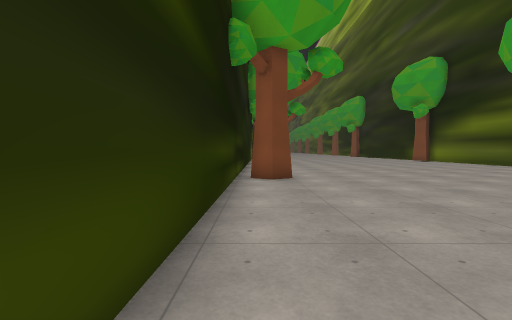
[1] (above)

18 first-person views from a walk through a Godot game level. The camera is 1.3 m above the floor, tilts 2° down and sees 85° across. The floor is counted in squares, 1.55 m on a side. Each view is taken from the middle of a square. On the plan, view 1 faces up. The plan holds only what a view shows up to about 11 squares ahead; the rest is blank. The place goes on beyond the plan. Characters and animated objects are not drawn. Some surface patterns are stand-ins.

[2]
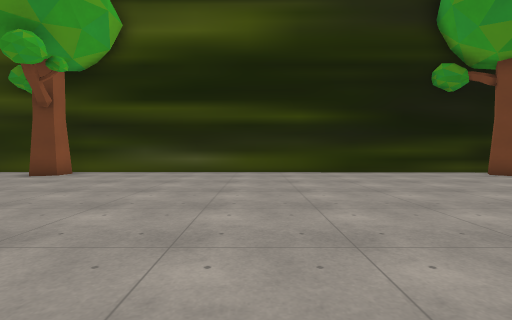

[3]
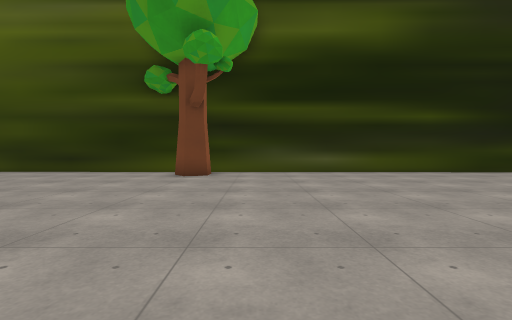

[4]
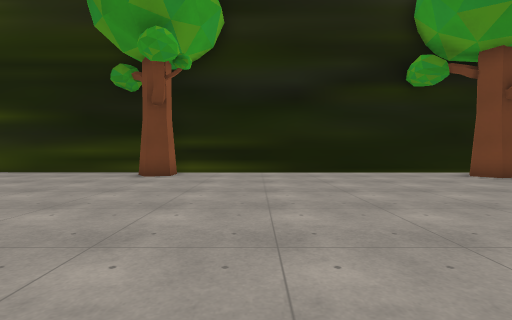

[5]
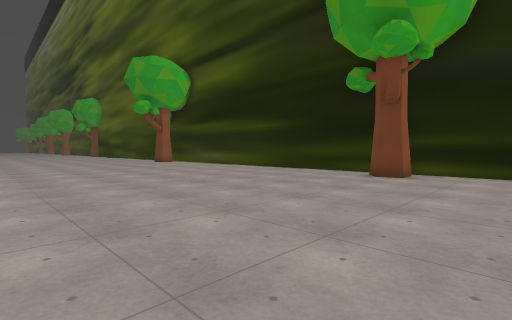

[6]
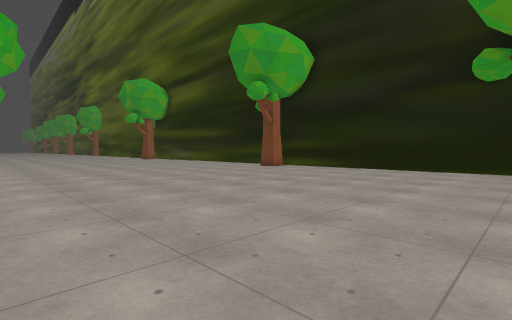

[7]
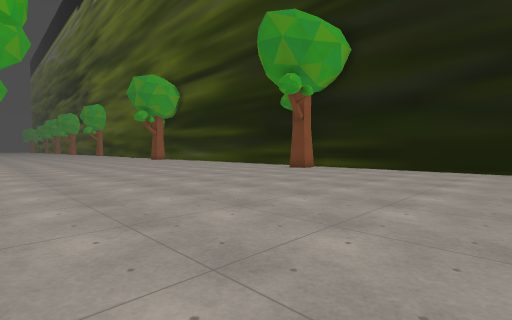

[8]
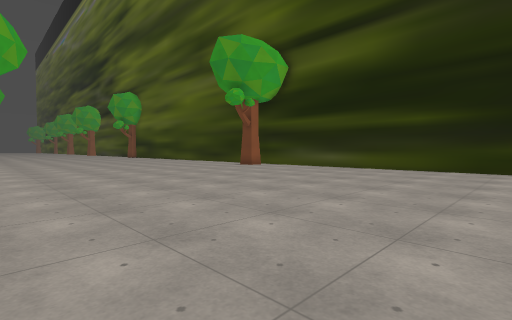

[9]
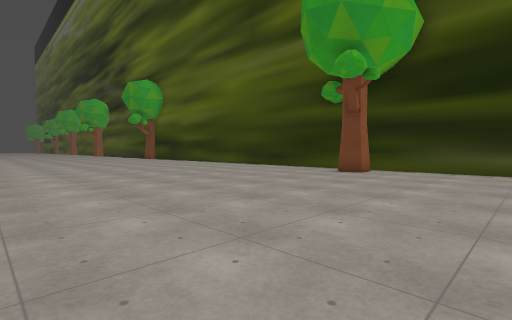

[10]
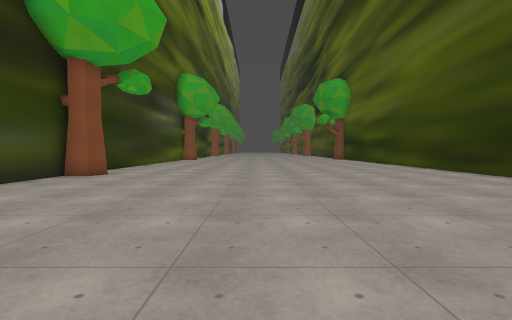

[11]
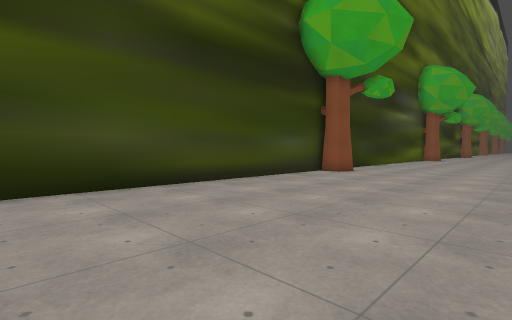

[12]
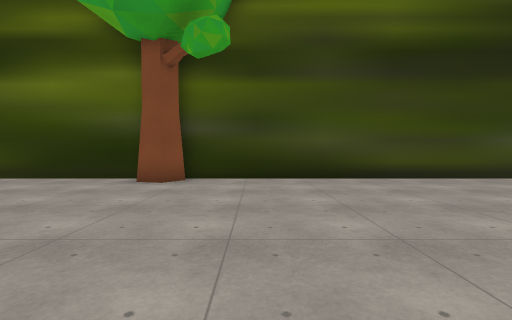

[13]
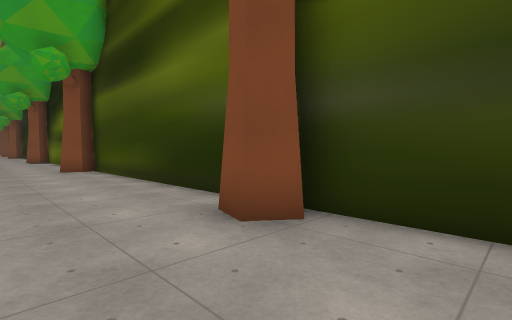

[14]
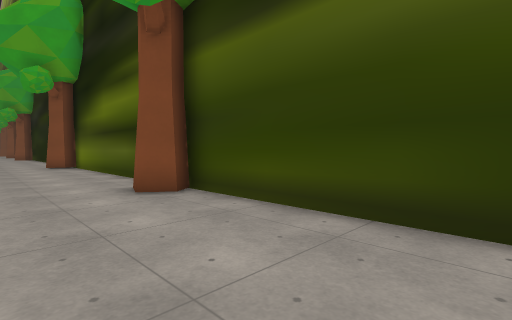

[15]
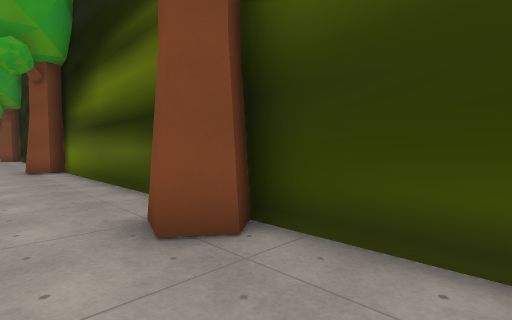

[16]
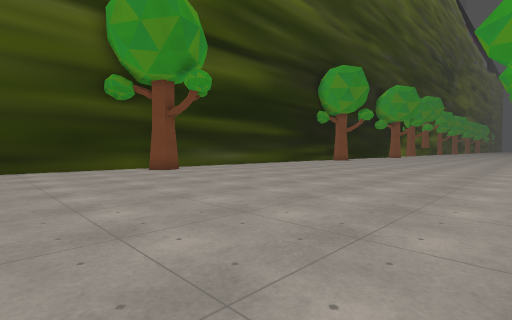

[17]
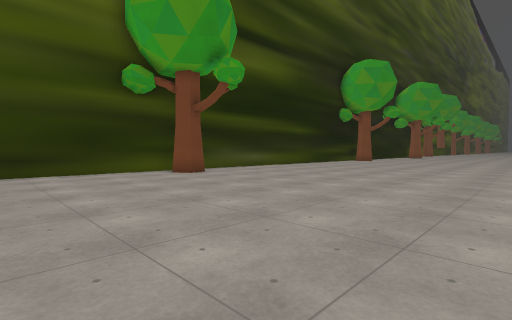

[18]
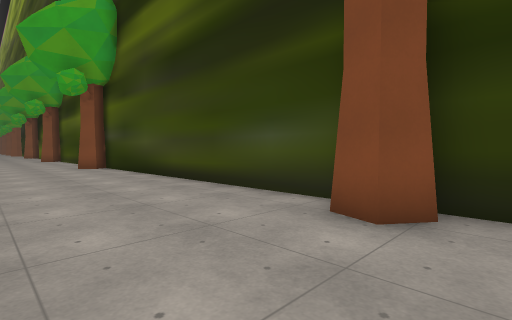

### Floor plan
Points are (right, up) in squares from view 1. A wall is a line through its corners. A room is listed if a view was taken in it or the views show most of it. See-through windows are left out.
Room 1 (views 1, 2, 3, 4, 5, 6, 7, 8, 9, 10, 11, 12, 13, 14, 15, 16, 17, 18)
walls: (12.8, 1) (12.2, 1.5) (12.5, 2.1); (13.3, 2.4) (13.3, 11.5) (12.8, 11.1) (12.2, 11.5) (12.5, 12.3); (0, 9.2) (0.8, 9.2) (1.1, 8.5) (0.5, 8.1) (-0.1, 8.5); (-0.1, -6.6) (0.7, -6.6) (0.9, -7.3) (0.3, -7.8); (13.3, 14) (13.3, 19.5); (13.3, -11.4) (13.3, 1.5); (12.8, -12.2) (12.2, -11.7) (12.5, -11) (13.2, -11); (1.8, 19.3) (1.1, 18.8); (13.3, -12.9) (13.3, -12); (-0.5, 19.6) (-0.9, -13.6)

Where each view was taken, in squares from view 1:
view 1: 0 up, 0 right, facing up
view 2: 0 up, 10 right, facing left
view 3: 5 down, 10 right, facing left
view 4: 12 up, 10 right, facing left
view 5: 12 up, 10 right, facing down-left
view 6: 19 up, 12 right, facing down-left
view 7: 17 up, 12 right, facing down-left
view 8: 5 up, 12 right, facing down-left
view 9: 2 down, 11 right, facing down-left
view 10: 2 down, 7 right, facing down
view 11: 1 down, 7 right, facing down-right
view 12: 1 down, 5 right, facing right
view 13: 1 down, 10 right, facing up-right
view 14: 6 up, 10 right, facing up-right
view 15: 9 up, 11 right, facing up-right
view 16: 13 down, 12 right, facing up-left
view 17: 13 down, 10 right, facing up-left
view 18: 13 down, 9 right, facing up-right
